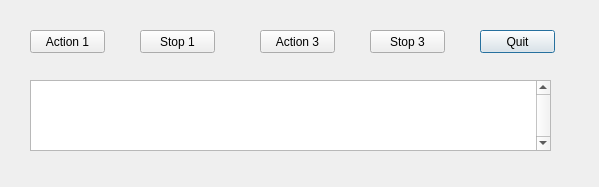
<?xml version="1.0" encoding="UTF-8"?>
<ui version="4.0">
 <class>QRoboCmdClass</class>
 <widget class="QDialog" name="QRoboCmdClass">
  <property name="geometry">
   <rect>
    <x>0</x>
    <y>0</y>
    <width>599</width>
    <height>187</height>
   </rect>
  </property>
  <property name="windowTitle">
   <string>Qt Robot Commander</string>
  </property>
  <widget class="QPushButton" name="m_act1">
   <property name="geometry">
    <rect>
     <x>30</x>
     <y>30</y>
     <width>75</width>
     <height>23</height>
    </rect>
   </property>
   <property name="text">
    <string>Action 1</string>
   </property>
   <property name="autoDefault">
    <bool>true</bool>
   </property>
  </widget>
  <widget class="QPushButton" name="m_act2">
   <property name="geometry">
    <rect>
     <x>140</x>
     <y>30</y>
     <width>75</width>
     <height>23</height>
    </rect>
   </property>
   <property name="text">
    <string>Stop 1</string>
   </property>
  </widget>
  <widget class="QPushButton" name="m_act3">
   <property name="geometry">
    <rect>
     <x>260</x>
     <y>30</y>
     <width>75</width>
     <height>23</height>
    </rect>
   </property>
   <property name="text">
    <string>Action 3</string>
   </property>
  </widget>
  <widget class="QPushButton" name="m_act4">
   <property name="geometry">
    <rect>
     <x>370</x>
     <y>30</y>
     <width>75</width>
     <height>23</height>
    </rect>
   </property>
   <property name="text">
    <string>Stop 3</string>
   </property>
  </widget>
  <widget class="QPushButton" name="m_quit">
   <property name="geometry">
    <rect>
     <x>480</x>
     <y>30</y>
     <width>75</width>
     <height>23</height>
    </rect>
   </property>
   <property name="text">
    <string>Quit</string>
   </property>
   <property name="autoDefault">
    <bool>false</bool>
   </property>
   <property name="default">
    <bool>true</bool>
   </property>
  </widget>
  <widget class="QListWidget" name="m_msg">
   <property name="geometry">
    <rect>
     <x>30</x>
     <y>80</y>
     <width>521</width>
     <height>71</height>
    </rect>
   </property>
   <property name="verticalScrollBarPolicy">
    <enum>Qt::ScrollBarAlwaysOn</enum>
   </property>
   <property name="selectionMode">
    <enum>QAbstractItemView::NoSelection</enum>
   </property>
  </widget>
 </widget>
 <layoutdefault spacing="6" margin="11"/>
 <resources>
  <include location="qrobocmd.qrc"/>
 </resources>
 <connections>
  <connection>
   <sender>m_quit</sender>
   <signal>released()</signal>
   <receiver>QRoboCmdClass</receiver>
   <slot>accept()</slot>
   <hints>
    <hint type="sourcelabel">
     <x>517</x>
     <y>41</y>
    </hint>
    <hint type="destinationlabel">
     <x>299</x>
     <y>93</y>
    </hint>
   </hints>
  </connection>
 </connections>
</ui>
